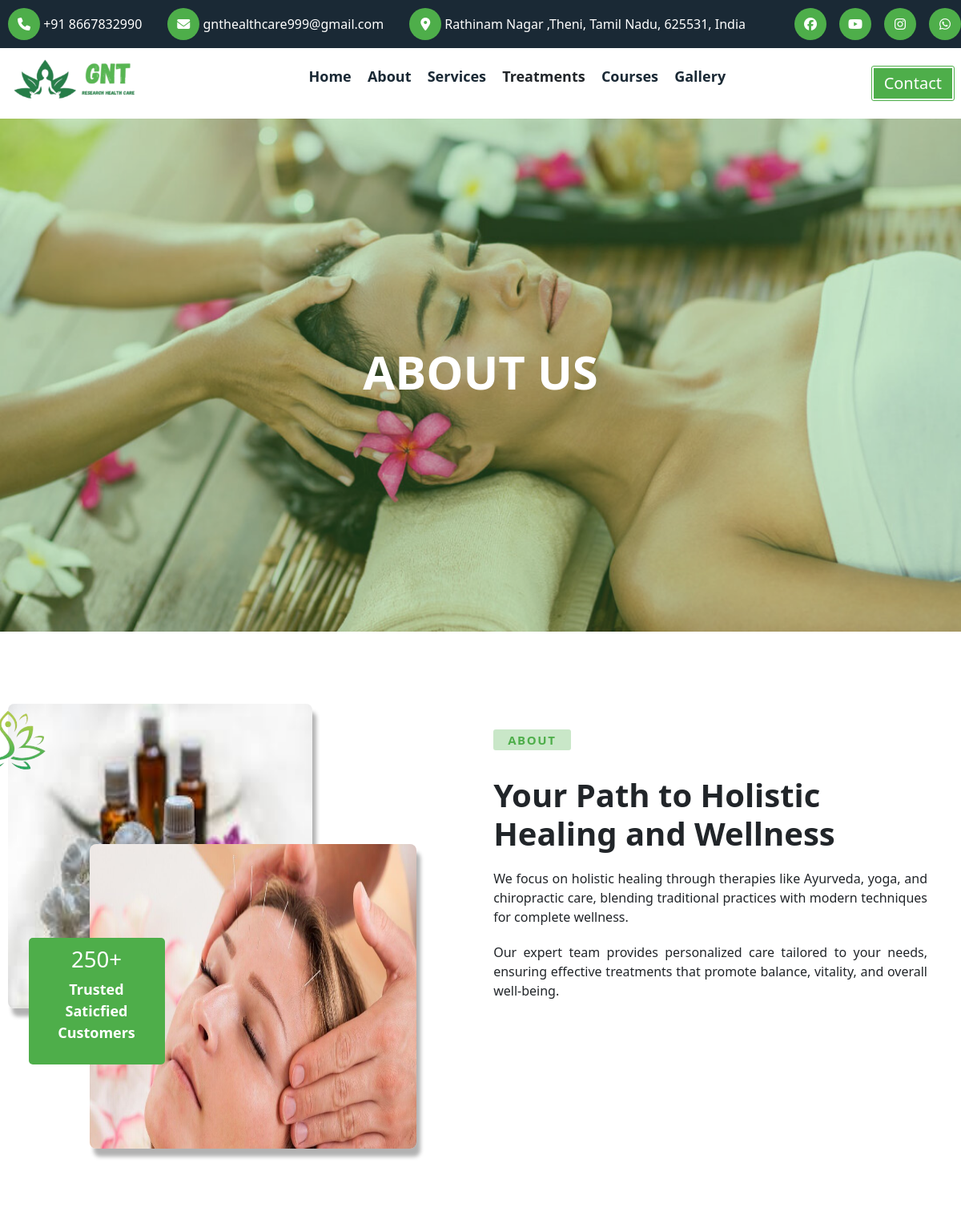
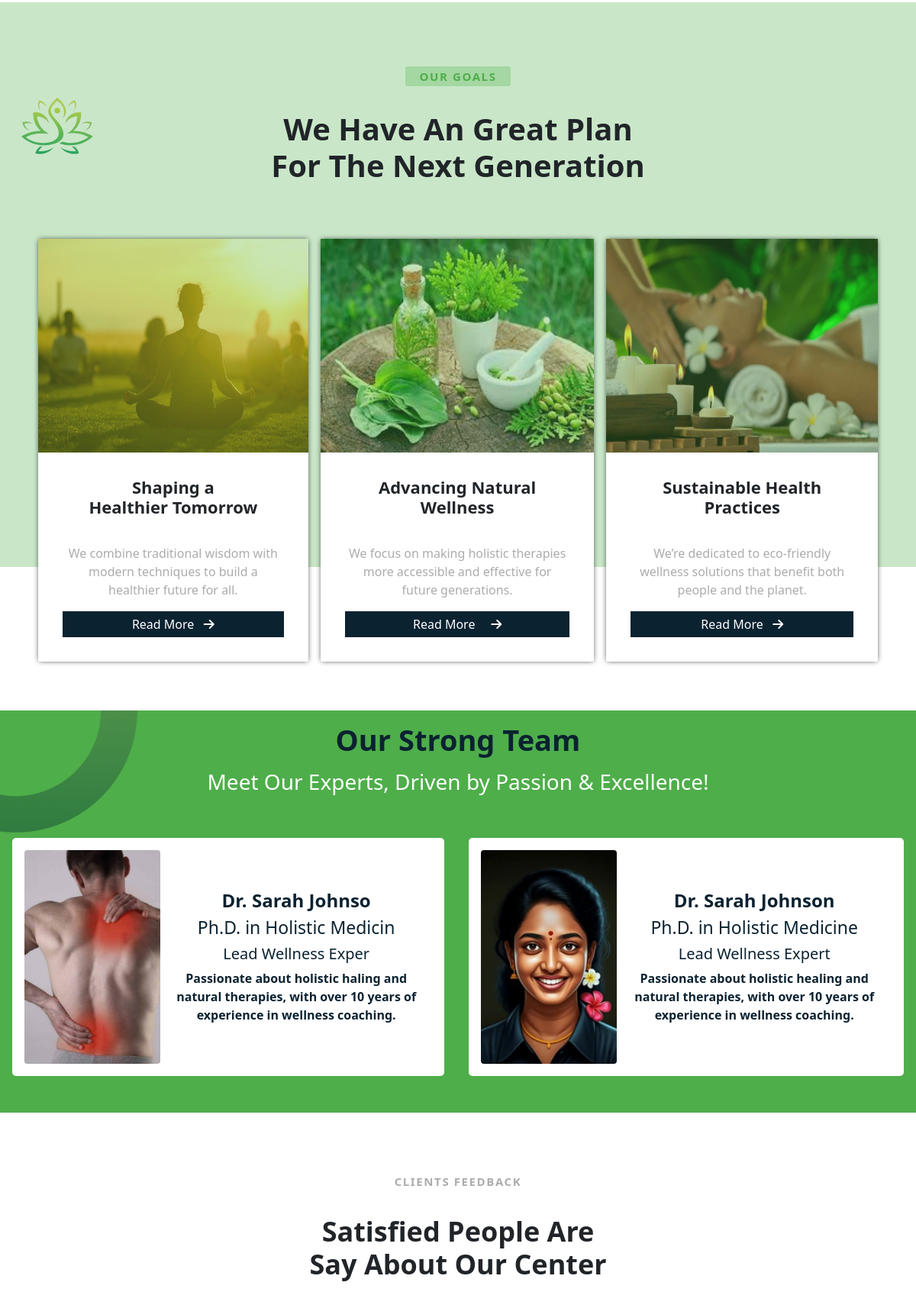
Page /about.php (upper part) on the committed database (2 pictures, top to bottom).
### tables this page shows
CREATE TABLE `social_media` (
  `id` int(11) NOT NULL,
  `platform_name` varchar(50) NOT NULL,
  `profile_link` varchar(255) NOT NULL,
  `followers` int(11) DEFAULT 0,
  `created_at` timestamp NOT NULL DEFAULT current_timestamp(),
  `icon` varchar(255) NOT NULL
);

CREATE TABLE `team_members` (
  `id` int(11) NOT NULL,
  `name` varchar(255) NOT NULL,
  `designation` varchar(255) NOT NULL,
  `education` varchar(255) NOT NULL,
  `description` text NOT NULL,
  `image` varchar(255) NOT NULL
);

### resources/feedback.php (the view, shortened to what this page needs)
<section id="feedback">
  <div class="feedback-main">
    <div class="feedback-heading">
      <span>clients feedback</span>
      <h2>Satisfied People Are <br> Say About Our Center</h2>
    </div>
  </div>
</section>

### resources/navbar.php (shortened to what this page needs)
<?php
$social_media_query = "SELECT icon,profile_link  FROM social_media";
$stmt_social_media = $conn->prepare($social_media_query);
$stmt_social_media->execute();
$result_social_media = $stmt_social_media->get_result();
$social_media=[];
if ($result_social_media->num_rows > 0) {
    while($social_media_list=$result_social_media->fetch_assoc()){
        $social_media[]=$social_media_list;
    }
} else {
    echo "Social Media not found.";
}
?>
<div class="navbar-1">
    <div class="navbar-container  ">
        <div class="navbar-detail ">
            <div class="navbar-item ">
                <i class="fa-solid fa-phone"></i> <span> +91 8667832990</span>
            </div>
            <div class="navbar-item">
                <i class="fa-solid fa-envelope"></i><a href=""> gnthealthcare999@gmail.com</a>
            </div>
            <div class="navbar-item">
                <i class="fa-solid fa-location-dot"></i><span> Rathinam Nagar ,Theni, Tamil Nadu, 625531, India</span>
            </div>
        </div>
        <div class="navbar-social">
            <?php foreach ( $social_media as $social_Link): ?>
            <div>
                <a href="<?php echo $social_Link['profile_link'] ?>"><?php echo $social_Link['icon'] ?></a>
            </div>
            <?php endforeach; ?>
        </div>
    </div>
</div>
<div class="navbar-2">
    <nav>
        <div class="">
            <img src="./assets/img/main/logo.png" alt="" width="180px">
        </div>
        <div class="nav-items">
            <ul>
                <li><a href="./">Home</a></li>
                <li><a href="./about.php">About</a></li>
                <li><a href="./service.php">Services</a></li>
                <li class="dropdown">
                    <a >Treatments</a>
                </li>
                <li><a href="./courseslist.php">Courses</a></li>
                <li><a href="./gallery.php">Gallery</a></li>
            </ul>
        </div>
        <div class="nav-btn">
            <a href="./contact.php">
                <button>
                    Contact
                </button>
            </a>
        </div>
    </nav>
</div>

### resources/teaminfo.php
<?php
$members_query = "SELECT * FROM  team_members ";
$members_query = $conn->prepare($members_query);
$members_query->execute();
$members_list = [];
$members_lists = $members_query->get_result();
if ($members_lists->num_rows > 0) {
  while ($row = $members_lists->fetch_assoc()) {
    $members_list[] = $row;
  }
} else {
  echo "No services found";
}
?>
  <div id="team-info">
    <div class="team-info-style-img">
      <img src="./assets/img/main/side.png" alt="">
    </div>
    <div class="team-info">
      <div class="team-info-heading text-center">
        <h2>Our Strong Team</h2>
        <h4>
          Meet Our Experts, Driven by Passion & Excellence!
        </h4>
      </div>
      <div class="team-info-section">
        <div class="team-info-members">
            <?php foreach ($members_list as $member): ?>
              <div class="team-member">
              <div class="team-member-img">
                <img src="./assets/img/about/<?php echo $member['image'] ?>" alt="">
              </div>
              <div class="team-member-con">
                <h2>
                  <?php echo $member['name'] ?>
                </h2>
                <h3>
                  <?php echo $member['education'] ?>
                </h3>
                <h4>
                  <?php echo $member['designation'] ?>
                </h4>
                <p>
                  <?php echo $member['description'] ?>
                </p>
              </div>
              </div>
            <?php endforeach; ?>
        </div>
      </div>
    </div>
  </div>

### assets/css/resources/style.css (style rules this page uses)
.navbar-container { width: 100%; max-width: 1200px; margin: 0 auto; display: flex; align-items: center; justify-content: space-between; }
.navbar-1, .navbar-1 a { background-color: var(--text-color); color: var(--white); }
.navbar-detail { display: flex; justify-content: center; align-items: center; gap: 2rem; padding: 10px; }
.navbar-social { display: flex; gap: 1rem; }
.navbar-detail i, .navbar-social a { background: var(--primary-color); width: 40px; height: 40px; justify-content: center; padding: 10px; border-radius: 50%; align-items: center; display: inline-flex; flex-direction: row; }
.navbar-social a { display: flex; justify-content: center; align-items: center; }
.navbar-2 { background: var(--white); box-shadow: 0px 14px 15px -19px rgba(0, 0, 0, 0.75); }
nav { width: 100%; max-width: 1200px; margin: 0 auto; display: flex; justify-content: space-between; align-items: center; padding: 8px; }
nav div ul li { display: inline-block; margin-right: 1rem; font-size: clamp(14px, 2vw, 18px); font-weight: 700; }
nav div ul li a { color: var(--text-color); }
nav .nav-btn { padding: 2px; border: 1px solid var(--primary-color); border-radius: 3px; }
nav .nav-btn button { color: var(--white); padding: 4px 13px; border: none; background: var(--primary-color); font-size: clamp(17px, 2vw, 20px); }
div h2 { font-size: clamp(14px, 2vw, 22px); }
.feedback-main { width: 100%; max-width: 1200px; margin: 0 auto; margin-top: 3rem; padding: 20px; display: flex; align-items: center; flex-direction: column; }
.feedback-heading { text-align: center; padding: 10px; }
.feedback-heading span { text-transform: uppercase; color: var(--white-text); font-size: clamp(15px, 2vw, 14px); letter-spacing: 0.1rem; font-weight: 700; }
.feedback-heading h2 { font-size: clamp(28px, 3.2vw, 36px); font-weight: 700; margin-top: 2rem; }
#team-info { margin-top: 3rem; margin-bottom: 3rem; background: var(--primary-color); color: var(--white); position: relative; }
.team-info-style-img { position: absolute; left: 0; top: 0; }
.team-info-style-img img { width: 180px; opacity: 0.4; }
.team-info { padding: 1rem; width: 100%; max-width: 1300px; margin: 0 auto; display: flex; flex-direction: column; justify-content: center; align-items: center; }
.team-info-heading h2 { font-size: clamp(38px, 3vw, 48px); color: var(--background-color); font-weight: 700; margin-bottom: 1rem; }
.team-info-heading h4 { font-size: clamp(24px, 3vw, 28px); color: var(--white); }
.team-info-section { margin-top: 3rem; padding-bottom: 2rem; }
.team-info-members { display: flex; gap: 2rem; }
.team-member { background: var(--white); padding: 1rem; display: flex; justify-content: center; align-items: center; border-radius: 5px; }
.team-member-con { text-align: center; padding: 1rem; margin-top: 1rem; }
.team-member-img img { border-radius: 4px; width: 480px; height: 280px; object-fit: cover; }
.team-member-con { color: var(--background-color); }
.team-member-con h2 { font-size: clamp(22px, 2vw, 30px); font-weight: 700; }
.team-member-con h3 { font-size: clamp(20px, 2vw, 23px); }
.team-member-con h4 { font-size: clamp(18px, 2vw, 20px); }
.team-member-con p { font-weight: 600; }

### assets/css/resources/resource.css (style rules this page uses)
:root { --primary-color: #4EAE4A; --background-color: #0b2231; --secondary-color: #FF8B00; --text-color: #1a2935; --bglight-color: rgba(77, 174, 74, 0.3); --dark-bglight-color: #02263d5c; --white:#fff; --white-text:#acacac; }
*, *::before, *::after { box-sizing: border-box; }
* { margin: 0; padding: 0; outline: none ; }
body { line-height: 1.5; -webkit-font-smoothing: antialiased; }
img, picture, video, canvas, svg { display: block; max-width: 100%; }
input, button, textarea, select { font: inherit; }
p, h1, h2, h3, h4, h5, h6 { overflow-wrap: break-word; }
p { text-wrap: pretty; }
h1, h2, h3, h4, h5, h6 { text-wrap: balance; }
a,a:focus,a:hover { text-decoration: none; color: var(--white-text); }

### rows in the picture
team_members: image (picture), name "Dr. Sarah Johnso", education "Ph.D. in Holistic Medicin", designation "Lead Wellness Exper", description "Passionate about holistic haling and natural therapies, with over 10 years of experience in wellness coaching."
team_members: image (picture), name "Dr. Sarah Johnson", education "Ph.D. in Holistic Medicine", designation "Lead Wellness Expert", description "Passionate about holistic healing and natural therapies, with over 10 years of experience in wellness coaching."
